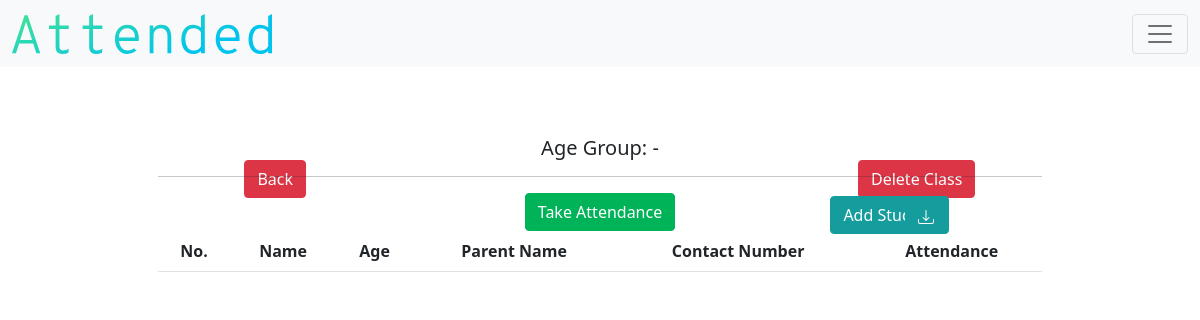
Page /detail_class/1 (signed in) on the earlier database version.
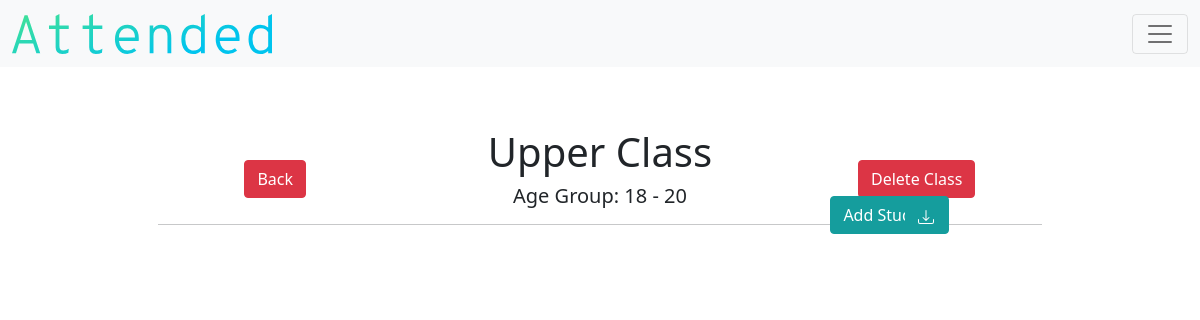
Same page on the later database version.
### models.py (models this page shows)
class Class(db.Model):
    __tablename__ = "class"
    id = db.Column(db.Integer, primary_key=True)
    teacher_id = db.Column(db.Integer, db.ForeignKey("teacher.id"))
    name = db.Column(db.String(), nullable=False)
    lowest_age = db.Column(db.Integer, nullable=False)
    highest_age = db.Column(db.Integer, nullable=False)
    student_count = db.Column(db.Integer, default=0)
    attendance_count = db.Column(db.Integer, default=0)
    class_attends = db.relationship("Attendance", backref="class_attend")

### application.py (the view)
@app.route("/detail_class/<string:id>")
def detail_class(id):
    if not current_user.is_authenticated:
        return redirect("/login")
    else:
        TABLE_HEADERS=["No.", "Name", "Age", "Parent Name", "Contact Number", "Attendance"]
        teacher = current_user.get_id()
        class_object = Class.query.filter_by(id = id).first()
        students = Student.query.filter_by(class_id=id, teacher_id=teacher)
        class_attendance = Attendance.query.filter_by(class_id=id, teacher_id=teacher)
        return render_template("detail-class.html", classes=class_object, headers=TABLE_HEADERS, students=students, attendances=class_attendance)

### application.py (called while the page is built)
@login.user_loader
def load_user(id):
    return Teacher.query.get(id)

### templates/detail-class.html (shortened to what this page needs)
{% extends "layout.html" %}
{% block main %}
        <h1>{{classes.name}}</h1>
        <h5> Age Group: {{classes.lowest_age}} - {{classes.highest_age}} </h5>
        <a class="btn btn-danger" id="detail-class-del" href="/delete-class/{{classes.id}}" type="button">Delete Class</a>
        <a class="btn btn-danger" id="detail-class-back" href="/class" type="button">Back</a>
        <hr>
        <div class="d-grid gap-2 d-md-block">
          {% if classes.student_count != 0 %}
          <a class="btn btn-success" id="detail-class-attendance" href="/take-attendance/{{classes.id}}" role="button">Take Attendance</a>
          {% endif %}
          <a class="btn btn-secondary" id="detail-class-add" href="/add_student_class/{{classes.id}}" role="button">Add Student</a>
          <button type="button" id="detail-class-export" class="btn btn-secondary"></button>
        </div>
        {% if classes.student_count != 0 %}
        <div class="table-responsive">
          <table class="table table-hover">
                  <thead>
                          <tr>
                                  {% for header in headers %}
                                  <th id="header"> {{ header }} </th>
                                  {% endfor %}
                          </tr>
                  </thead>
          </table>
        </div>
        {% endif %}
{% endblock %}

Differences in the rows shown:
added Class: name "Upper Class", lowest_age "18", highest_age "20"
Other differences:
text no longer shown: "Take Attendance"
list line gone: "No."
list line gone: "Name"
list line gone: "Age"
list line gone: "Parent Name"
list line gone: "Contact Number"
list line gone: "Attendance"
